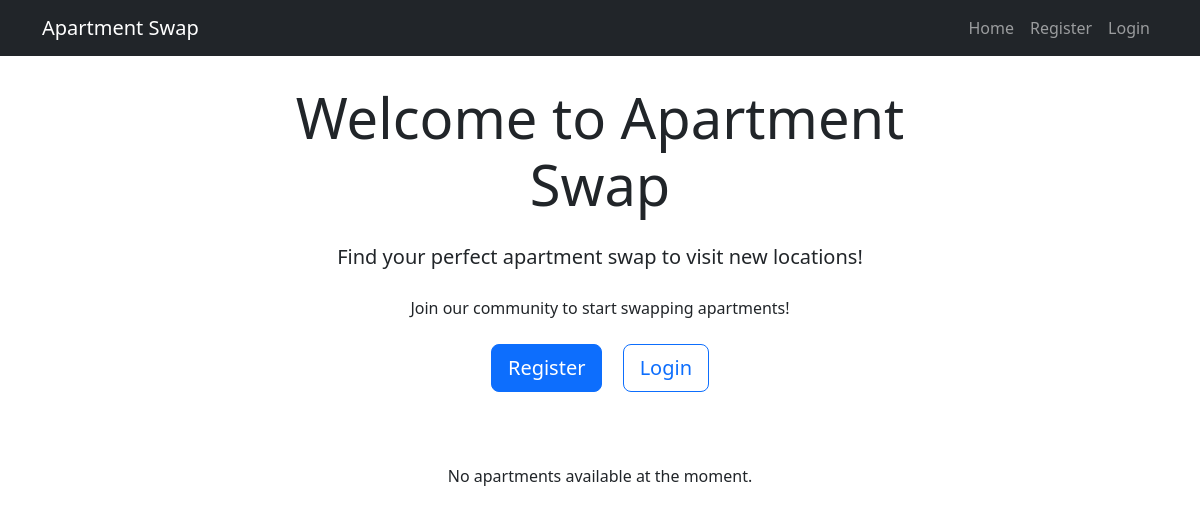
/, run on an earlier commit of the app's database.
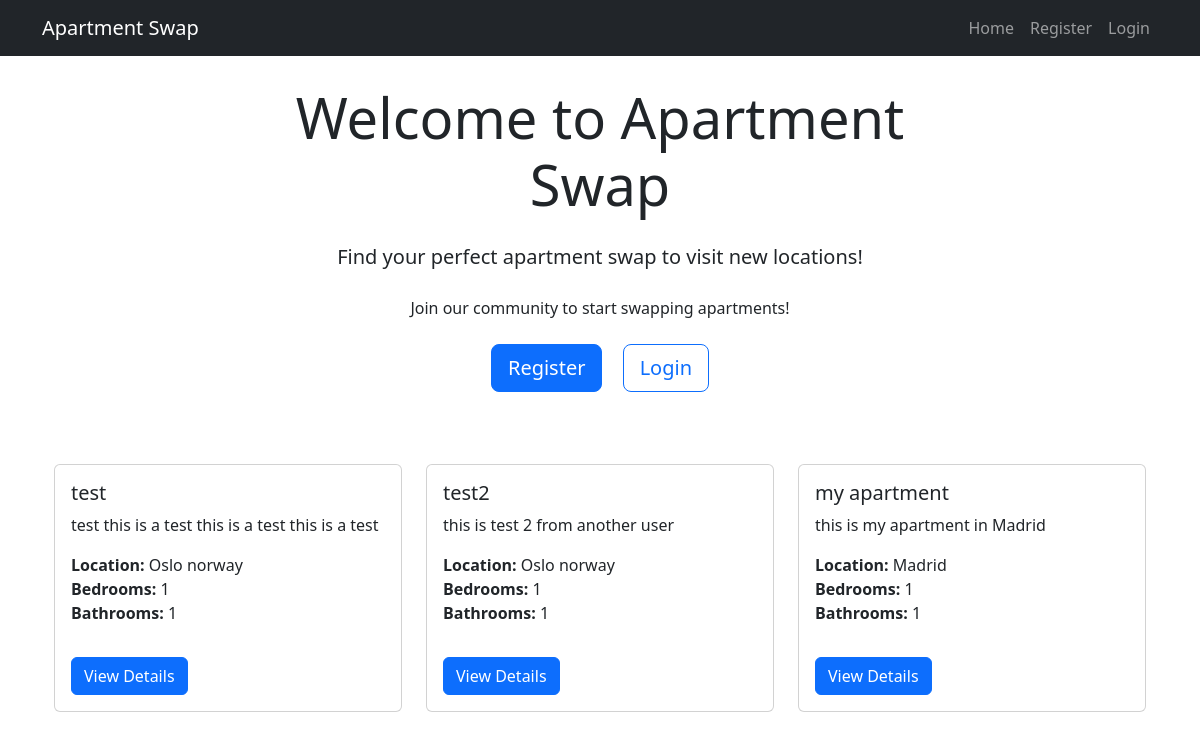
And on a later commit of the database.
### app/models.py (models this page shows, shortened)
class Apartment(models.Model):
    user = models.ForeignKey(User, on_delete=models.CASCADE)
    title = models.CharField(max_length=200)
    description = models.TextField()
    location = models.CharField(max_length=200)
    bedrooms = models.IntegerField(default=1)
    bathrooms = models.IntegerField(default=1)
    available_from = models.DateField(default=date.today)
    available_until = models.DateField(default=default_available_until)
    created_at = models.DateTimeField(auto_now_add=True)
    updated_at = models.DateTimeField(auto_now=True)

### app/views.py (the view)
# urls.py: path("", views.home, name="home"),
def home(request):
    apartments = Apartment.objects.all()
    return render(request, "home.html", {"apartments": apartments})

### app/templates/home.html (shortened to what this page needs)
{% extends "base.html" %}
{% block content %}
<div class="container">
    <div class="row justify-content-center text-center mb-5">
        <div class="col-md-8">
            <h1 class="display-4 mb-4">Welcome to Apartment Swap</h1>
            <p class="lead mb-4">Find your perfect apartment swap to visit new locations!</p>
            {% if not user.is_authenticated %}
                <div class="mb-4">
                    <p class="mb-4">Join our community to start swapping apartments!</p>
                    <a href="{% url 'register' %}" class="btn btn-primary btn-lg me-3">Register</a>
                    <a href="{% url 'login' %}" class="btn btn-outline-primary btn-lg">Login</a>
                </div>
            {% endif %}
        </div>
    </div>
    <div class="row">
        {% for apartment in apartments %}
            <div class="col-md-4 mb-4">
                <div class="card h-100">
                    <div class="card-body">
                        <h5 class="card-title">{{ apartment.title }}</h5>
                        <p class="card-text">{{ apartment.description|truncatewords:20 }}</p>
                        <ul class="list-unstyled">
                            <li><strong>Location:</strong> {{ apartment.location }}</li>
                            <li><strong>Bedrooms:</strong> {{ apartment.bedrooms }}</li>
                            <li><strong>Bathrooms:</strong> {{ apartment.bathrooms }}</li>
                        </ul>
                        <a href="{% url 'apartment_details' apartment.id %}" class="btn btn-primary mt-3">View Details</a>
                    </div>
                </div>
            </div>
        {% empty %}
            <div class="col-12 text-center">
                <p>No apartments available at the moment.</p>
            </div>
        {% endfor %}
    </div>
</div>
{% endblock %}

### app/templates/base.html (shortened to what this page needs)
{% load static %}
<!DOCTYPE html>
<html lang="en">
<head>
    <link rel="stylesheet" href="{% static 'app/style.css' %}">
    <link rel="stylesheet" href="{% static 'app/myfirst.css' %}">
    <link rel="stylesheet" href="https://cdn.jsdelivr.net/npm/bootstrap@5.3.0/dist/css/bootstrap.min.css">
</head>
<body style="padding-top: 60px;">
    <nav class="navbar navbar-expand-lg navbar-dark bg-dark fixed-top">
        <div class="container">
            <a class="navbar-brand" href="/">Apartment Swap</a>
            <div class="collapse navbar-collapse" id="navbarNav">
                <ul class="navbar-nav ms-auto">
                    <li class="nav-item"><a class="nav-link" href="{% url 'home' %}">Home</a></li>
                    {% if user.is_authenticated %}
                        <li class="nav-item"><a class="nav-link" href="{% url 'profile' %}">Profile</a></li>
                        <li class="nav-item"><a class="nav-link" href="{% url 'messages' %}">Messages</a></li>
                        <li class="nav-item"><a class="nav-link" href="{% url 'swap_requests' %}">Swap Requests</a></li>
                        <li class="nav-item"><a class="nav-link" href="{% url 'logout' %}">Logout</a></li>
                    {% else %}
                        <li class="nav-item"><a class="nav-link" href="{% url 'register' %}">Register</a></li>
                        <li class="nav-item"><a class="nav-link" href="{% url 'login' %}">Login</a></li>
                    {% endif %}
                </ul>
            </div>
        </div>
    </nav>
    <div class="container mt-4">
        {% block content %}{% endblock %}
    </div>
</body>
</html>

What changed in the data, as far as the page shows it:
added Apartment: title "test", description "test this is a test this is a test this is a test", location "Oslo norway", bedrooms "1", bathrooms "1"
added Apartment: title "test2", description "this is test 2 from another user", location "Oslo norway", bedrooms "1", bathrooms "1"
added Apartment: title "my apartment", description "this is my apartment in Madrid", location "Madrid", bedrooms "1", bathrooms "1"
Also different on the page:
text no longer shown: "No apartments available at the moment."
